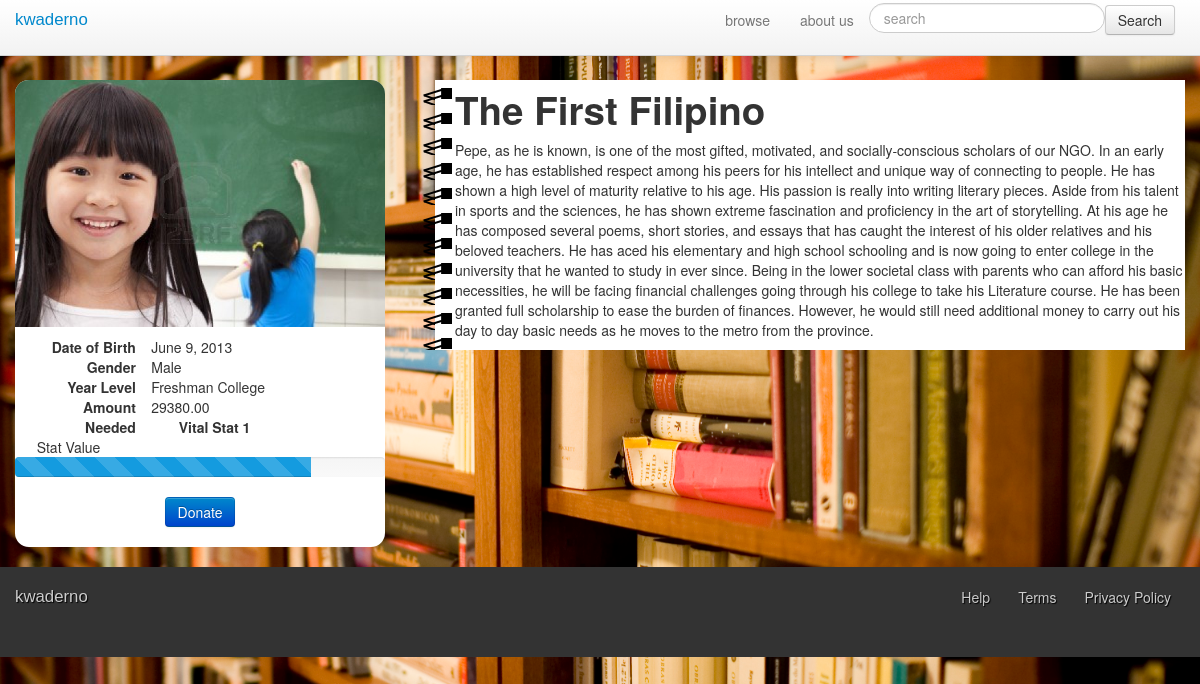
The page /angel/2/ on the database its author committed.
### angel/models.py (models this page shows, shortened)
class Student(models.Model):
  first_name = models.CharField(max_length=50);
  middle_name = models.CharField(max_length=50);
  last_name = models.CharField(max_length=50);
  date_of_birth = models.DateField();
  gender = models.ForeignKey(Gender);
  image = models.ImageField(max_length=255, upload_to='media', null=True);
  amount_needed = models.DecimalField(default=0.0,max_digits=9, \
                                      decimal_places=2);
  story = models.ForeignKey(Story);
  c_year_level = models.ForeignKey(YearLevel);
  last_upd_dt = models.DateTimeField(auto_now=True);

class Gender(models.Model):
  GENDER = (('M', 'Male'),('F','Female'));
  gender = models.CharField(max_length=1,choices=GENDER,default='M');
  def get_desc(self):
    return dict(self.GENDER)[self.gender];

class YearLevel(models.Model):
  YEAR_IN_SCHOOL = (('1','Nursery'),('2','Kinder 1'),('3','Kinder 2'),\
        ('4','Grade 1'),('5','Grade 2'),('6','Grade 3'),\
        ('7','Grade 4'),('8','Grade 5'),('9','Grade 6'),('10','Freshman HS'),\
        ('11','Sophomore HS'),('11','Junior HS'),('13','Senior HS'),\
        ('14','Freshman College'),('15','Sophomore College'),\
        ('16','Junior College'),('17','Senior College'));
  year_in_school = models.CharField(max_length=2,choices=YEAR_IN_SCHOOL,\
                                    default=0);
  def get_desc(self):
    return dict(self.YEAR_IN_SCHOOL)[self.year_in_school];

class Story(models.Model):
  title = models.CharField(max_length=50);
  text = models.CharField(max_length=4000);
  create_dt = models.DateTimeField(auto_now_add=True);
  last_upd_dt = models.DateTimeField(auto_now=True);

### angel/views.py (the view)
# urls.py: url(r'^(?P<student_id>\d+)/$', views.detail, name='detail'),
def detail(request, student_id):
  return render_to_response('angel/profile.html', {"student" : Student.objects.filter(pk=student_id)[0]})

### templates/angel/profile.html (shortened to what this page needs)
{% extends "base.html" %}
{% load staticfiles %}
{% block body_class %}profile-page {% endblock %}
{% block body %}
  <div class="container main">
    <div class="row-fluid">
      <section class="span4 fixed basic-info">
        <div class="container">
          <div class="thumb">
            <img src="{{student.image.url}}">
          </div>
          <dl class="clearfix list">
            <dt>
              Date of Birth
            </dt>
            <dd>
              {{student.date_of_birth}}
            </dd>
            <dt>
              Gender
            </dt>
            <dd>
              {{student.gender.get_desc}}
            </dd>
            <dt>
              Year Level
            </dt>
            <dd>
              {{student.c_year_level.get_desc}}
            </dd>
            <dt>
              Amount Needed
            </dt>
            <dd>
             {{student.amount_needed}}
            </dd>
            <dt>
              Vital Stat 1
            </dt>
            <dd>
              Stat Value
            </dd>
          </dl>
          <div class="progress progress-striped">
            <div class="bar" style="width: 80%;">
            </div>
          </div>
          <input type="button" class="btn btn-primary" value="Donate">
        </div>
      </section>
      <section class="span8 more-info">
        <div class="container">
          <article>
            <h1>{{student.story.title}}</h1>
            {{student.story.text|linebreaks}}
          </article>
        </div>
      </section>
    </div>
  </div>
{% endblock %}

### static/css/main.css (style rules this page uses)
body { padding-top: 40px; }
.profile-page { background-image: url('../img/bookshelf.jpg'); background-position: middle center; background-size: 100%; background-attachment: fixed; }
.profile-page .main section { margin-top: 40px; }
.profile-page .basic-info { border-radius: 1em; text-align: center; }
.profile-page .basic-info .container { border-radius: 1em; width: auto; background-color: white; padding: 0 0 20px; }
dl.list { margin: 0 1em; }
dl.list dt { padding: 0 2.25% 0 1.25%; float: left; width: 30%; text-align: right; }
dl.list dd { padding: 0 1.25% 0 2.25%; float: left; width: 63%; text-align: left; margin: 0; }
.profile-page .more-info { margin-top: 40px; background-image: url('../img/spring.png'); background-repeat: repeat-y; background-color: transparent; padding-left: 40px; }
.profile-page .more-info .container { width: auto; background-color: white; }
.profile-page .basic-info .thumb img { border-radius: 1em 1em 0 0; }

### rows shown on the page
Student: image (picture), date_of_birth "June 9, 2013", gender.get_desc "Male", c_year_level.get_desc "Freshman College", amount_needed "29380.00", story "The First Filipino", story.text "Pepe, as he is known, is one of the most gifted, motivated, and socially-conscious scholars of our NGO. In an early age, he has established respect among his peers for his intellect and unique way of connecting to people. He has shown a high level of maturity relative to his age. His passion is really into writing literary pieces. Aside from his talent in sports and the sciences, he has shown extreme fascination and proficiency in the art of storytelling. At his age he has composed several poems, short stories, and essays that has caught the interest of his older relatives and his beloved teachers. He has aced his elementary and high school schooling and is now going to enter college in the…"
